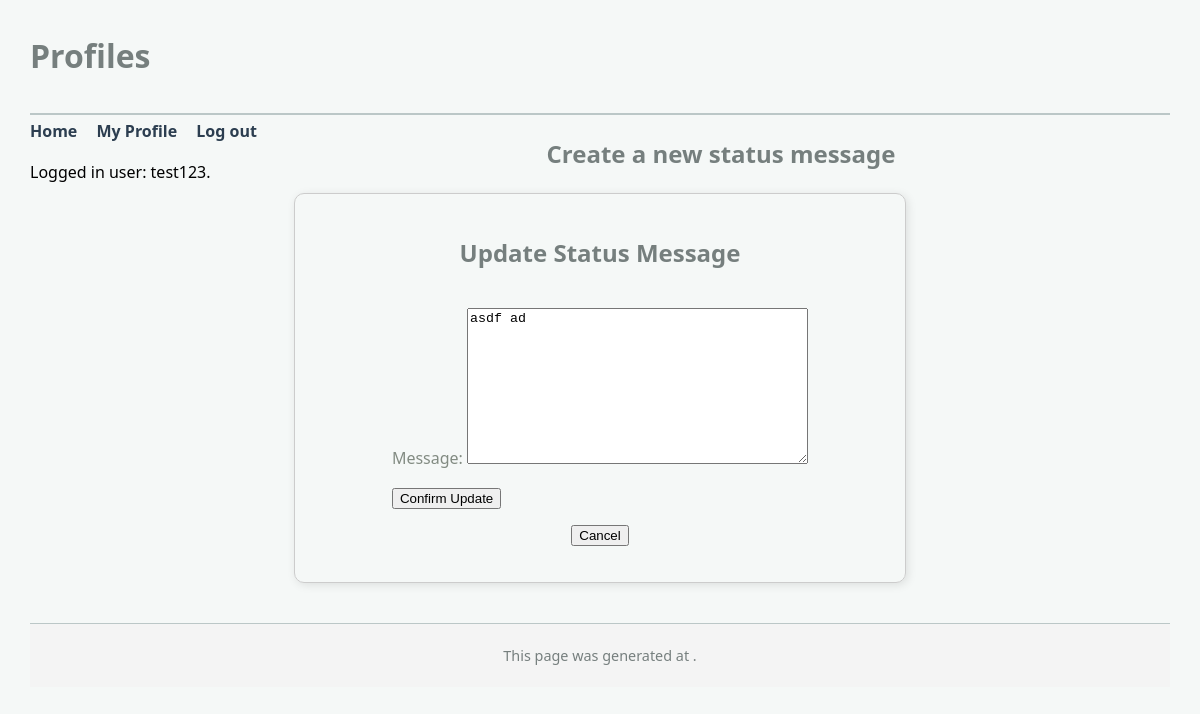
Before: /mini_fb/status/7/update/ (signed in) with the older database file.
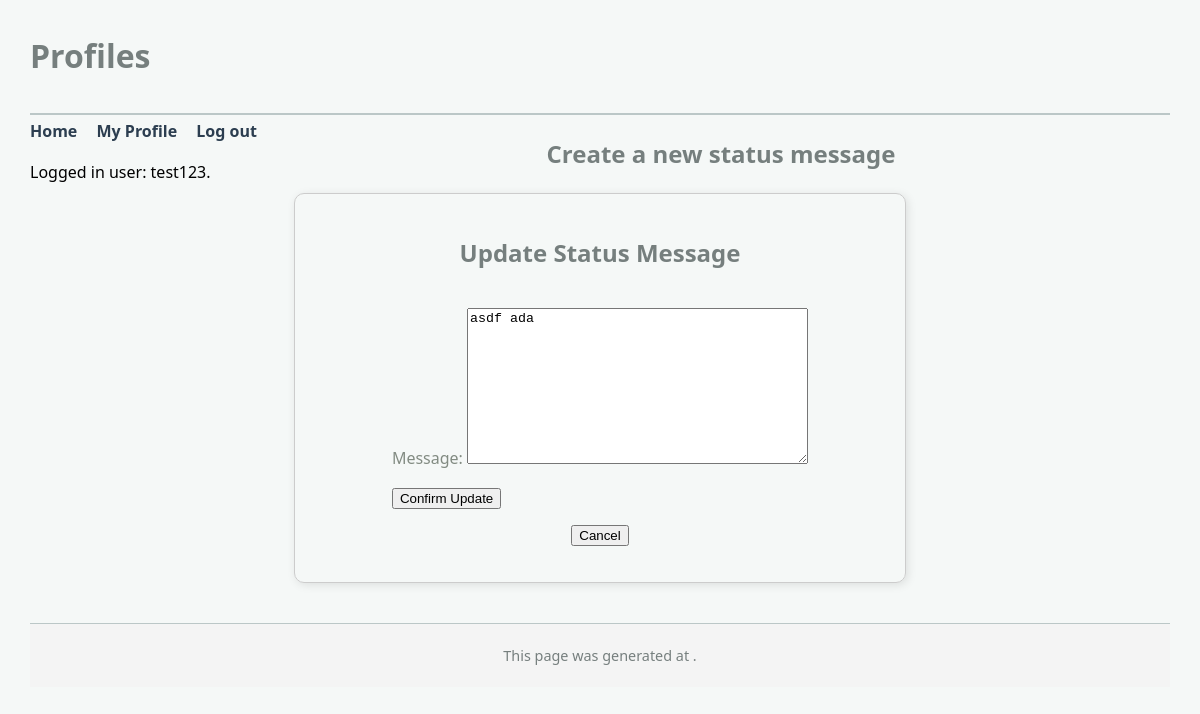
After: the same page with the newer database file.
### mini_fb/models.py (models this page shows, shortened)
class StatusMessage(models.Model):
    profile = models.ForeignKey("Profile", on_delete=models.CASCADE)
    timestamp = models.DateTimeField(auto_now=True)
    message = models.TextField(blank=False)

### mini_fb/views.py (the view, shortened to what this page needs)
# urls.py: path('status/<int:pk>/update/', UpdateStatusMessageView.as_view(), name='update_status'),
class UpdateStatusMessageView(LoginRequiredMixin, UpdateView):
    model = StatusMessage
    form_class = UpdateStatusMessageForm
    template_name = "mini_fb/update_status_form.html"
    context_object_name = "message"

### mini_fb/forms.py
class UpdateStatusMessageForm(forms.ModelForm):
    class Meta:
        model = StatusMessage
        fields = ['message']

### mini_fb/templates/mini_fb/update_status_form.html (shortened to what this page needs)
{% extends 'mini_fb/base.html' %}
{% block content %}
    <h2>Create a new status message</h2>
    <div class="form-container">
        <h2>Update Status Message</h2>
        <form method="POST">
            {{ form.as_p }}
            <button type="submit">Confirm Update</button>
        </form>
        <form method="get" action="{% url 'profile' pk=message.profile.pk %}">
            <button type="submit">Cancel</button>
        </form>
    </div>
{% endblock %}

Changed rows visible on the page:
changed StatusMessage: message "asdf ad" → "asdf ada"
